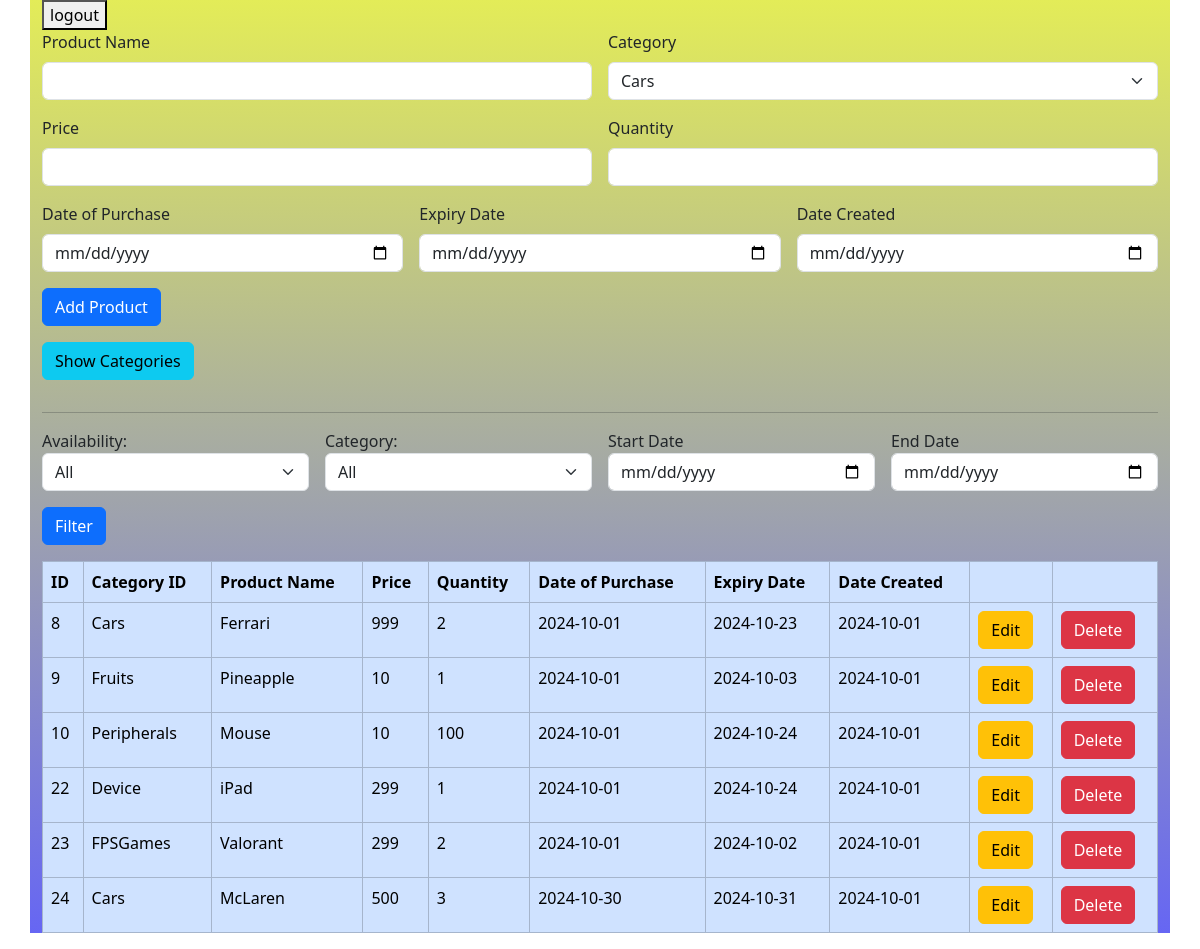
The app's page /tablee.php (signed in) with its own data.
### tables this page shows
CREATE TABLE `thetable` (
  `id` int(100) NOT NULL,
  `category_id` int(11) NOT NULL,
  `productname` varchar(100) NOT NULL,
  `price` int(100) NOT NULL,
  `quantity` int(100) NOT NULL,
  `date_purchase` date NOT NULL,
  `expiry_date` date NOT NULL,
  `date_created` date NOT NULL
);

CREATE TABLE `categories` (
  `category_id` int(250) NOT NULL,
  `category_name` varchar(250) NOT NULL,
  `date_created` date NOT NULL
);

### prelim.php (called while the page is built, shortened)
<?php
class Connection {
    private $server = "mysql:host=localhost;dbname=heinzkk";
    private $user = "root";
    private $pass = "";
    private $options = [
        PDO::ATTR_ERRMODE => PDO::ERRMODE_EXCEPTION,
        PDO::ATTR_DEFAULT_FETCH_MODE => PDO::FETCH_OBJ
    ];
    public function openConnection() {
        try {
            $this->con = new PDO($this->server, $this->user, $this->pass, $this->options);
            return $this->con;
        } catch (PDOException $th) {
            echo "There is a problem in the connection: " . $th->getMessage();
            exit;
        }
    }
    public function getCategories() {
        $connection = $this->openConnection();
        $query = "SELECT * FROM categories";
        $stmt = $connection->prepare($query);
        $stmt->execute();
        return $stmt->fetchAll();
    }
}
?>

### tablee.php (the view, shortened to what this page needs)
<?php
require_once('prelim.php');
$newconnection = new Connection();
$categories = $newconnection->getCategories();
$newconnection->addProduct();
$newconnection->deleteProduct();
$newconnection->updateProduct();
$startDate = isset($_POST['startDate']) ? $_POST['startDate'] : '';
$endDate = isset($_POST['endDate']) ? $_POST['endDate'] : '';
$sql = "SELECT p. *, c.category_name
FROM thetable p
INNER JOIN categories c
ON p.category_id = c.category_id
Where 1
";
$sql .= ' ORDER BY p.id ASC';
$stmt = $newconnection->openConnection()->prepare($sql);
$stmt->execute();
$result = $stmt->fetchAll(PDO::FETCH_OBJ);
?>
<!DOCTYPE html>
<html lang="en">
<head>
    <link href="https://cdn.jsdelivr.net/npm/bootstrap@5.3.3/dist/css/bootstrap.min.css" rel="stylesheet">
    <link rel="stylesheet" href="style.css">
</head>
<body>
<div class="container">
    <form action="destroy.php" method="post">
        <button type="submit"name="logoutbtn">logout</button>
    </form>
    <form action="" method="POST" class="row g-3">
        <div class="col-md-6">
            <label for="productname" class="form-label">Product Name</label>
            <input type="text" class="form-control" id="productname" name="productname" required>
        </div>
        <div class="col-md-6">
            <label for="category_id" class="form-label">Category</label>
            <select id="category_id" name="category_id" class="form-select" required>
                <?php foreach($categories as $category) { ?>
                    <option value="<?php echo $category->category_id; ?>"><?php echo $category->category_name; ?></option>
                <?php } ?>
            </select>
        </div>
        <div class="col-md-6">
            <label for="price" class="form-label">Price</label>
            <input type="number" class="form-control" id="price" name="price" required>
        </div>
        <div class="col-md-6">
            <label for="quantity" class="form-label">Quantity</label>
            <input type="number" class="form-control" id="quantity" name="quantity" required>
        </div>
        <div class="col-md-4">
            <label for="date_purchase" class="form-label">Date of Purchase</label>
            <input type="date" class="form-control" id="date_purchase" name="date_purchase" required>
        </div>
        <div class="col-md-4">
            <label for="expiry_date" class="form-label">Expiry Date</label>
            <input type="date" class="form-control" id="expiry_date" name="expiry_date" required>
        </div>
        <div class="col-md-4">
            <label for="date_created" class="form-label">Date Created</label>
            <input type="date" class="form-control" id="date_created" name="date_created" required>
        </div>
        <div class="col-md-12">
            <button type="submit" class="btn btn-primary" name="addproduct">Add Product</button>
        </div>
        <div class="col-md-12 mb-3">
    <a href="category.php" class="btn btn-info">Show Categories</a>
</div>
    </form>
    <hr>
    <form action="" method="POST" class="row g-3">
        <div class="col-md-3">
            <label>Availability:</label>
            <select name="availability" class="form-select">
                <option value="">All</option>
            </select>
        </div>
        <div class="col-md-3">
            <label for="category_id">Category:</label>
            <select name="category_id" class="form-select">
                <option value="">All</option>
            </select>
        </div>
        <div class="col-md-3">
            <label for="startDate">Start Date</label>
            <input type="date" id="startDate" name="startDate" class="form-control" value="<?php echo $startDate; ?>">
        </div>
        <div class="col-md-3">
            <label for="endDate">End Date</label>
            <input type="date" id="endDate" name="endDate" class="form-control" value="<?php echo $endDate; ?>">
        </div>
        <div class="col-md-12">
            <button type="submit" class="btn btn-primary">Filter</button>
        </div>
    </form>
    <table class="table table-primary table-bordered mt-3">
        <thead>
            <tr>
                <th>ID</th>
                <th>Category ID</th>
                <th>Product Name</th>
                <th>Price</th>
                <th>Quantity</th>
                <th>Date of Purchase</th>
                <th>Expiry Date</th>
                <th>Date Created</th>
                <th> </th>
                <th> </th>
            </tr>
        </thead>
        <tbody>
            <?php if ($result) {
                foreach ($result as $row) { ?>
                    <tr>
                        <td><?php echo $row->id; ?></td>
                        <td><?php echo $row->category_name; ?></td>
                        <td><?php echo $row->productname; ?></td>
                        <td><?php echo $row->price; ?></td>
                        <td><?php echo $row->quantity; ?></td>
                        <td><?php echo $row->date_purchase; ?></td>
                        <td><?php echo $row->expiry_date; ?></td>
                        <td><?php echo $row->date_created; ?></td>
                        <td><button type="button" class="btn btn-warning" data-bs-toggle="modal" data-bs-target="#editModal<?php echo $row->id; ?>">Edit</button>
    <?php include('edit_modal2.php'); ?>
                    <td>
                        <form action="" method="POST">
                            <button type="submit" name="delete_product" value="<?php echo $row->id; ?>" class="btn btn-danger">Delete</button>
                        </form>
                    </td>
                    </tr>
            <?php }
            } else {
                echo "<tr><td colspan='9'>Items are not available.</td></tr>";
            } ?>
        </tbody>
    </table>
</div>
</body>
</html>

### style.css (style rules this page uses)
.container { background: linear-gradient(to bottom, rgb(227, 236, 88),rgb(102, 102, 243)); }
body { font-size: 1em; }

### records on screen
thetable: id "8", category.category_name "Cars", productname "Ferrari", price "999", quantity "2", date_purchase "2024-10-01", expiry_date "2024-10-23", date_created "2024-10-01"
thetable: id "9", category.category_name "Fruits", productname "Pineapple", price "10", quantity "1", date_purchase "2024-10-01", expiry_date "2024-10-03", date_created "2024-10-01"
thetable: id "10", category.category_name "Peripherals", productname "Mouse", price "10", quantity "100", date_purchase "2024-10-01", expiry_date "2024-10-24", date_created "2024-10-01"
thetable: id "22", category.category_name "Device", productname "iPad", price "299", quantity "1", date_purchase "2024-10-01", expiry_date "2024-10-24", date_created "2024-10-01"
thetable: id "23", category.category_name "FPSGames", productname "Valorant", price "299", quantity "2", date_purchase "2024-10-01", expiry_date "2024-10-02", date_created "2024-10-01"
thetable: id "24", category.category_name "Cars", productname "McLaren", price "500", quantity "3", date_purchase "2024-10-30", expiry_date "2024-10-31", date_created "2024-10-01"

### other values on screen
form field category_id "Cars"
